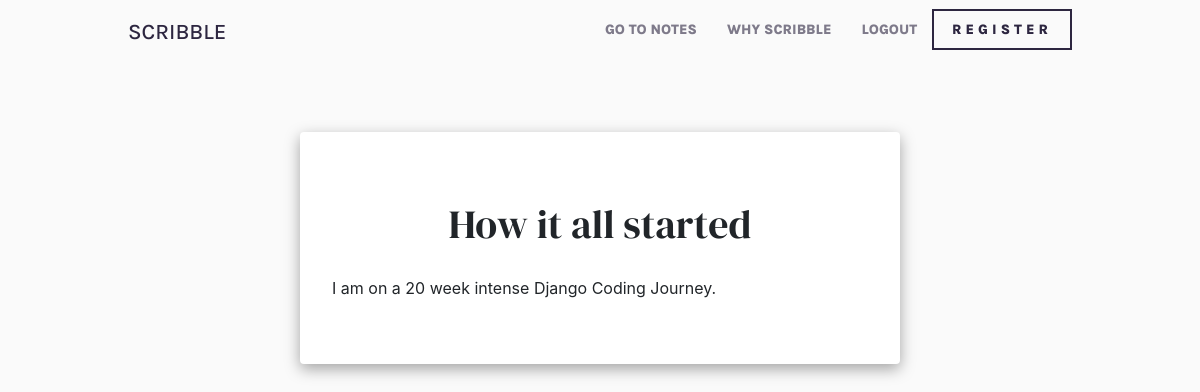
The app's page /note/detail/1/ (signed in) with its own data.
### noteapp/models.py (models this page shows)
class Note(models.Model):
    user = models.ForeignKey(User, on_delete=models.CASCADE, null=True, blank=True)
    title = models.CharField(max_length=200,)
    content = models.TextField(null=True, blank=True)
    complete = models.BooleanField(default=False)
    created = models.DateTimeField(auto_now_add=True)
    def __str__(self):
        return self.title
    class Meta:
        ordering = ['complete']

### noteapp/views.py (the view)
# urls.py: path('note/detail/<int:pk>/', NoteDetail.as_view(), name='note'),
class NoteDetail(LoginRequiredMixin, DetailView):
    model = Note
    context_object_name = 'note'
    template_name = 'noteapp/note_detail.html'

### templates/noteapp/note_detail.html
{% extends 'index.html' %}
{% load crispy_forms_tags %}
{% block content %}
<div class="card-container">
    <div class="card-box">
        <h1>{{note}}</h1>
        <p>{{note.content}}</p>
</div>
</div>
{% endblock %}

### static/css/main.css (style rules this page uses)
:root { --dark_violet: hsl(256, 26%, 20%); --grayish_blue: hsl(216, 30%, 68%); --very_dark_violet: hsl(270, 9%, 17%); --dark_grayish_violet: hsl(273, 4%, 51%); --very_light_gray: hsl(0, 0%, 98%); --body_fonts: 'Karla', sans-serif; --headings_fonts: 'DM Serif Display', serif; }
* { margin: 0; padding: 0; box-sizing: border-box; }
html { scroll-behavior: smooth; }
body { background-color: var(--very_light_gray); }
.card-container { display: flex; justify-content: center; width: 100vw; height: auto; margin: 5% 0; }
.card-box { background-color: #fff; border-radius: 4px; padding: 3rem 2rem; width: 50%; box-shadow: 0px 5px 15px 0px rgba(0, 0, 0, 0.35); }
.card-box h1 { font-family: var(--headings_fonts); text-align: center; padding: 20px 0; }

### records on screen
Note: title "How it all started", content "I am on a 20 week intense Django Coding Journey."
